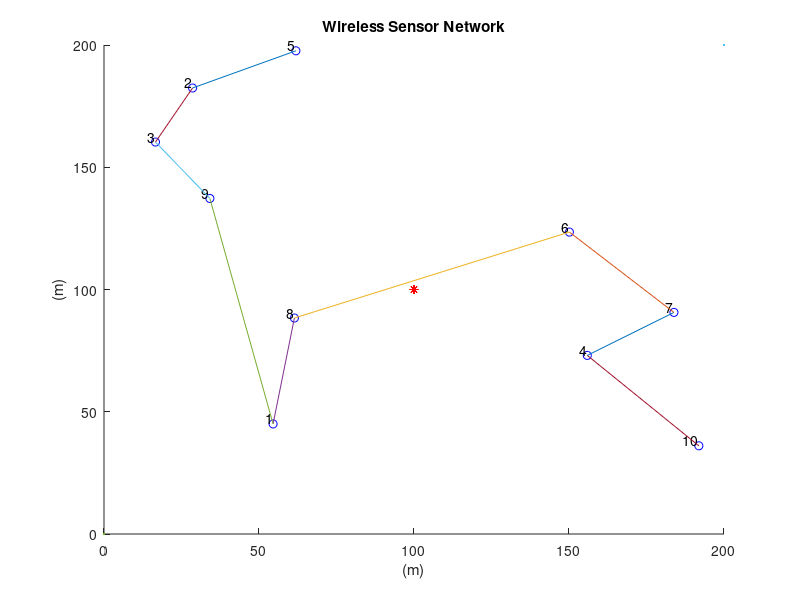

MATLAB code for this plot: (Note: this script raises an error after producing the figure.)
%%%%%%%%%%%%%%%%%%%%%%%%%%%%%%%%%%%%%%%%%%%%%%%%%%%%%%%%%%%%%%%%%%%%%%%%
%                          LEACH Protocol                              %
%                          Part of Thesis:                             %
%       Energy-Efficient Protocols In Wireless Sensor Networks         %
%                                                                      %
% (c) Alexandros Nikolaos Zattas                                       %
% University of Peloponnese                                            %
% Department of Informatics and Telecommunications                     %
% For any related questions or additional information                  %
% send an e-mail to:                                                   %
% alexzattas@gmail.com                                                 %
%%%%%%%%%%%%%%%%%%%%%%%%%%%%%%%%%%%%%%%%%%%%%%%%%%%%%%%%%%%%%%%%%%%%%%%%
close all;
clear;
clc;    
%%%%%%%%%%%%%%%%%%%% Network Establishment Parameters %%%%%%%%%%%%%%%%%%%%
%%% Area of Operation %%%
% Field Dimensions in meters %
xm=200;
ym=200;
x=0; % added for better display results of the plot
y=0; % added for better display results of the plot
% Number of Nodes in the field %
n=10;
% Number of Dead Nodes in the beggining %
dead_nodes=0;
% Coordinates of the Sink (location is predetermined in this simulation) %
sinkx=100;
sinky=100;
%%% Energy Values %%%
% Initial Energy of a Node (in Joules) % 
Emin=0.5;
Emax=1;
%Eo=(Eob-Eoa).*rand(1,1)+Eoa; % units in Joules
% Energy required to run circuity (both for transmitter and receiver) %
Eelec=50*10^(-9); % units in Joules/bit
%ETx=50*10^(-9); % units in Joules/bit
%ERx=10*10^(-9); % units in Joules/bit
% Transmit Amplifier Types %
Eamp=100*10^(-12); % units in Joules/bit/m^2 (amount of energy spent by the amplifier to transmit the bits)
% Data Aggregation Energy %
EDA=5*10^(-9); % energy for data aggregation(Joules/bit)
% Size of data package %
k=2000; % units in bits
% Suggested percentage of cluster head %
p=0.05;% a 5 percent of the total amount of nodes used in the network is proposed to give good results
% Number of Clusters %
No=p*n; 
% Round of Operation %
rnd=0;
% Current Number of operating Nodes %
operating_nodes=n;
transmissions=0;
temp_val=0;
flag1stdead=0;

%PEGASIS%
d(n,n)=0;
temp_dead=0; 
dead_nodes=0;
selected=0; 
count=0; 
turn=0; 
%%%%%%%%%%%%%%%%%%%%%%%%%%% End of Parameters %%%%%%%%%%%%%%%%%%%%%%%%%%%%
            %%% Creation of the Wireless Sensor Network %%%
% Plotting the WSN %
for i=1:n
    
    SN(i).id=i;	% sensor's ID number
    SN(i).x=rand(1,1)*xm;	% X-axis coordinates of sensor node
    SN(i).y=rand(1,1)*ym;	% Y-axis coordinates of sensor node
    SN(i).E=(Emax-Emin).*rand(1,1)+Emin;     % nodes energy levels (initially set to be equal to "Eo"
    SN(i).role=0;   % node acts as normal if the value is '0', if elected as a cluster head it  gets the value '1' (initially all nodes are normal)
    SN(i).cond=1;	% States the current condition of the node. when the node is operational its value is =1 and when dead =0
    SN(i).rop=0;	% number of rounds node was operational
    SN(i).dts=0;    % nodes distance from the sink
    SN(i).tel=0;	% states how many times the node was elected as a Cluster Head
    
    %LEACH%
    SN(i).rn=0;     % round node got elected as cluster head
    SN(i).chid=0;   % node ID of the cluster head which the "i" normal node belongs to
    SN(i).cluster=0;	% the cluster which a node belongs to
    SN(i).rleft=0;  % rounds left for node to become available for Cluster Head election
    SN(i).dtch=0;	% nodes distance from the cluster head of the cluster in which he belongs

    %PEGASIS%
    SN(i).pos=0;
    SN(i).closest=0;
    SN(i).prev=0;
    SN(i).dis=0;	% distance between two nodes headin towards to the cluster head from position 1
    SN(i).dis2=0;   % distance between two nodes headin towards to the cluster head from position 2
    SN(i).order=0;
    SN(i).sel=0;    % states if the node has already operated for this round or not (if 0 then no, if 1 then yes) 
    order(i)=0;
    
    labels = {SN(i).id};
    hold on;
    figure(1)
    plot(x,y,xm,ym,SN(i).x,SN(i).y,'ob',sinkx,sinky,'*r');
    text(SN(i).x,SN(i).y,labels,'VerticalAlignment','bottom','HorizontalAlignment','right')
    title 'Wireless Sensor Network';
    xlabel '(m)';
    ylabel '(m)';
    
end
 
                      %%%%%% Set-Up Phase %%%%%% 
                      
             
while operating_nodes>0
        
    % Displays Current Round %     
    rnd     
	% Threshold Value %
	t=(p/(1-p*(mod(rnd,1/p))));
    
    % Re-election Value %
    tleft=mod(rnd,1/p);
 
	% Reseting Previous Amount Of Cluster Heads In the Network %
	CLheads=0;
    
    % Reseting Previous Amount Of Energy Consumed In the Network on the Previous Round %
    energy=0;
 
    
          
    % Cluster Heads Election %
         for i=1:n
            SN(i).cluster=0;    % reseting cluster in which the node belongs to
            SN(i).role=0;       % reseting node role
            SN(i).chid=0;       % reseting cluster head id
            if SN(i).rleft>0
               SN(i).rleft=SN(i).rleft-1;
            end
            if (SN(i).E>0) && (SN(i).rleft==0)
                generate=rand;	
                    if generate< t
                    SN(i).role=1;	% assigns the node role of acluster head
                    SN(i).rn=rnd;	% Assigns the round that the cluster head was elected to the data table
                    SN(i).tel=SN(i).tel + 1;   
                    SN(i).rleft=1/p-tleft;    % rounds for which the node will be unable to become a CH
                    SN(i).dts=sqrt((sinkx-SN(i).x)^2 + (sinky-SN(i).y)^2); % calculates the distance between the sink and the cluster hea
                    CLheads=CLheads+1;	% sum of cluster heads that have been elected 
                    SN(i).cluster=CLheads; % cluster of which the node got elected to be cluster head
                    CL(CLheads).x=SN(i).x; % X-axis coordinates of elected cluster head
                    CL(CLheads).y=SN(i).y; % Y-axis coordinates of elected cluster head
                    CL(CLheads).id=i; % Assigns the node ID of the newly elected cluster head to an array
                    end
        
            end
        end
        
	% Fixing the size of "CL" array %
	CL=CL(1:CLheads);
    
    
    
    %%%%%%%%%%%%%%%%%%%%%%%%%%%%%%%PEGASIS%%%%%%%%%%%%%%%%%%%%%%%%%%%%%%%
    
   % Calculates Distance Between Each Node and the Sink (Base Station) %
 for i=1:n
    SN(i).dts=sqrt((sinkx-SN(i).x)^2 + (sinky-SN(i).y)^2);
    SN(i).Esink=Eelec*k + Eamp*k*(SN(i).dts)^2;
    T(i)=SN(i).dts;
 end
 
 
    A=sort(T,'descend'); % Creates array A containing the distance between each node and the sink,
                % sorted in an asceding order
     
     A_id(1:n)=0;
     % Creates array A_id which is sorted in a way that it's elements are
     % aligned with those of A. Contains the node ID
     for i=1:n
         for j=1:n
            if A(i)==SN(j).dts
               A_id(i)=SN(j).id;
            end
         end
     end
     
     
     % Creation of d Array with shortest distances %
     
     
            for i=1:n
             SN(i).closest=0;
             for j=1:n
                d(j,i)=sqrt((SN(i).x-SN(j).x)^2 + (SN(i).y-SN(j).y)^2);
                if d(j,i)==0
                    d(j,i)=9999;
                end
             end
            end
       
                  
        for i=1:n     
            [M,I]=min(d(:,i)); % finds the minimum distance of node to CH
            [Row, Col] = ind2sub(size(d),I); % displays the Cluster Number in which this node belongs too
            SN(i).closest=Row; % assigns node to the cluster
            SN(i).dis= d(Row,i); % assigns the distance of node to CH
        end
     
     
        % Choosing furthest node from sink %
        for i=1:n
             if SN(A_id(i)).E>0 && SN(A_id(i)).sel==0 && SN(A_id(i)).cond==1
                set= A_id(i);
                SN(set).sel=1;
                SN(set).pos=1;
                break;
             end
        end
     order(1)=set;

     temp=1;   
        while selected<n
            min_dis=9999;
            for i=1:n
                if  SN(i).sel==0 
                    d=sqrt((SN(i).x-SN(set).x)^2 + (SN(i).y-SN(set).y)^2);
                    if d<min_dis
                        min_dis=d;
                        next=i; 
                    end
                end
            end
            selected=selected+1;
            SN(set).closest=next;
            SN(set).dis=min_dis;
            SN(next).sel=1;
            SN(next).prev=set;
            SN(next).dis2=sqrt((SN(set).x-SN(next).x)^2 + (SN(set).y-SN(next).y)^2);
            plot([SN(set).x SN(next).x], [SN(set).y SN(next).y])
            hold on;
            set=next;
            temp=temp+1;
            order(temp)=set;
        end
        
   
        order(n+1)=[];
        SN(set).pos=2;
        SN(set).dis=0;
        SN(set).closest=0;
        for i=1:n
            if SN(i).closest==set && SN(i).pos==0;
               SN(set).prev=i;
               SN(set).dis2=sqrt((SN(i).x-SN(set).x)^2 + (SN(i).y-SN(set).y)^2);
            end
        end
       
         
       
        
    %%%%%%%%%%%%%%%%%%%%%%%%%%%%%%%LEACH%%%%%%%%%%%%%%%%%%%%%%%%%%%%%%%
        
                           %%%%%% Steady-State Phase %%%%%%
                      
  
% Energy Dissipation for normal nodes %
    
    for i=1:n
       if (SN(i).cond==1) && (SN(i).role==0) && (CLheads>0)
       	if SN(i).E>0
            ETx= Eelec*k + Eamp * k * SN(i).dtch^2;
            SN(i).E=SN(i).E - ETx;
            energy=energy+ETx;
            
        % Dissipation for cluster head during reception
        if SN(SN(i).chid).E>0 && SN(SN(i).chid).cond==1 && SN(SN(i).chid).role==1
            ERx=(Eelec+EDA)*k;
            energy=energy+ERx;
            SN(SN(i).chid).E=SN(SN(i).chid).E - ERx;
             if SN(SN(i).chid).E<=0  % if cluster heads energy depletes with reception
                SN(SN(i).chid).cond=0;
                SN(SN(i).chid).rop=rnd;
                dead_nodes=dead_nodes +1;
                operating_nodes= operating_nodes - 1
             end
        end
        end
        
        
        if SN(i).E<=0       % if nodes energy depletes with transmission
        dead_nodes=dead_nodes +1;
        operating_nodes= operating_nodes - 1
        SN(i).cond=0;
        SN(i).chid=0;
        SN(i).rop=rnd;
        end
        
       end
        end            
    
    
    
% Energy Dissipation for cluster head nodes %
   
   for i=1:n
     if (SN(i).cond==1)  && (SN(i).role==1)
         if SN(i).E>0
            ETx= (Eelec+EDA)*k + Eamp * k * SN(i).dts^2;
            SN(i).E=SN(i).E - ETx;
            energy=energy+ETx;
         end
         if  SN(i).E<=0     % if cluster heads energy depletes with transmission
         dead_nodes=dead_nodes +1;
         operating_nodes= operating_nodes - 1
         SN(i).cond=0;
         SN(i).rop=rnd;
         end
     end
   end
   
  
    if operating_nodes<n && temp_val==0
        temp_val=1;
        flag1stdead=rnd
    end
    % Display Number of Cluster Heads of this round %
    %CLheads;
   
    
    transmissions=transmissions+1;
    if CLheads==0
    transmissions=transmissions-1;
    end
    
 
    % Next Round %
    rnd= rnd +1;
    
    tr(transmissions)=operating_nodes;
    op(rnd)=operating_nodes;
    
    if energy>0
    nrg(transmissions)=energy;
    end
    
end
sum=0;
for i=1:flag1stdead
    sum=nrg(i) + sum;
end
temp1=sum/flag1stdead;
temp2=temp1/n;
for i=1:flag1stdead
avg_node(i)=temp2;
end
    
    % Plotting Simulation Results "Operating Nodes per Round" %
    figure(2)
    plot(1:rnd,op(1:rnd),'-r','Linewidth',2);
    title ({'LEACH'; 'Operating Nodes per Round';})
    xlabel 'Rounds';
    ylabel 'Operational Nodes';
    hold on;
    
    % Plotting Simulation Results  %
    figure(3)
    plot(1:transmissions,tr(1:transmissions),'-r','Linewidth',2);
    title ({'LEACH'; 'Operational Nodes per Transmission';})
    xlabel 'Transmissions';
    ylabel 'Operational Nodes';
    hold on;
    
    % Plotting Simulation Results  %
    figure(4)
    plot(1:flag1stdead,nrg(1:flag1stdead),'-r','Linewidth',2);
    title ({'LEACH'; 'Energy consumed per Transmission';})
    xlabel 'Transmission';
    ylabel 'Energy ( J )';
    hold on;    
    
    % Plotting Simulation Results  %
    %figure(5)
    %plot(1:flag1stdead,avg_node(1:flag1stdead),'-r','Linewidth',2);
    %title ({'LEACH'; 'Average Energy consumed by a Node per Transmission';})
    %xlabel 'Transmissions';
    %ylabel 'Energy ( J )';
    %hold on;